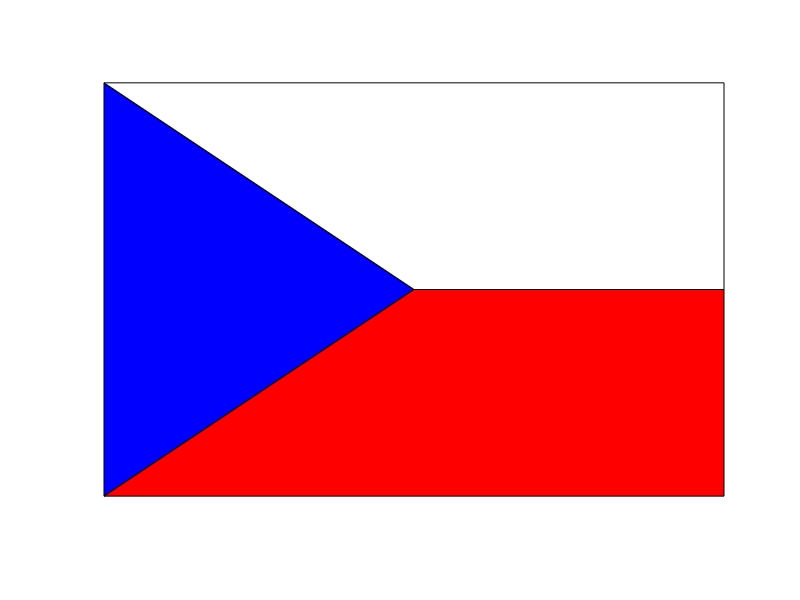

MATLAB code to generate this figure:
clear; clc; close all

% Vx = [-1.5 1.5 1.5 -1.5 -1.5];
% Vy = [-1 -1 1 1 -1];
% hold on
% fill(Vx, Vy, 'w');
% 
% r = 3/5;
% theta = 0:pi/50:2*pi;
% x = r*cos(theta);
% y = r*sin(theta);
% fill(x, y, 'r');

Vxb = [-1.5 -1.5 0];
Vyb = [-1 1 0];
hold on

fill(Vxb, Vyb, 'b');

Vxr = [0 -1.5 1.5 1.5 0];
Vyr = [0 -1 -1 0 0];
fill(Vxr, Vyr, 'r');

Vxw = [0 -1.5 1.5 1.5 0];
Vyw = [0 1 1 0 0];
fill(Vxw, Vyw, 'w');

axis equal off;


